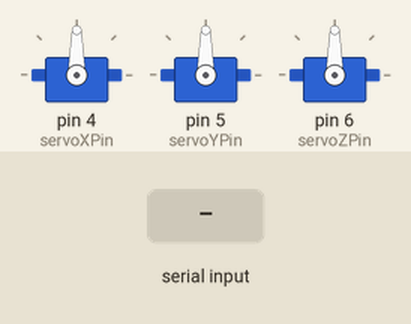
Simulated run of this sketch. Board: Arduino Uno, built with avr-gcc and run on an emulated ATmega328P. Shown: 3 × servo. The inputs (shaded band) are chosen by the test bench.

Above: at 1.2 s.
1.3 s: "0" received over the second serial link
At 2.5 s:
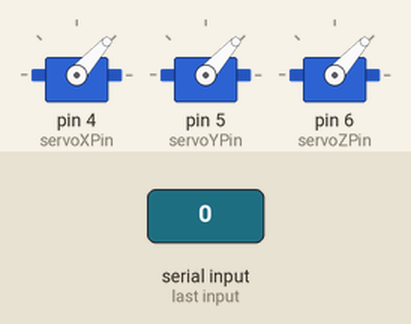
2.8 s: "x" received over the second serial link
At 3.6 s:
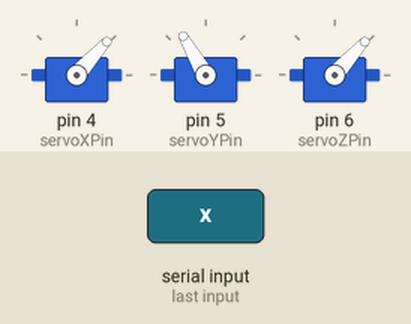
Timing chart, 0 to 5.8 s (numbered marks = the images above; inputs shaded):
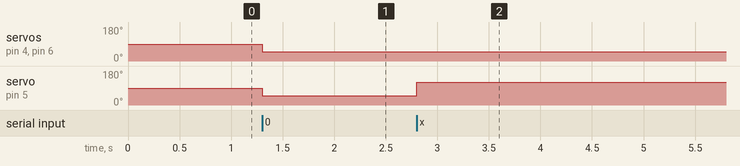

Measured:
- after the input at 1.3 s, servo on pin 4 (servoXPin), servo on pin 5 (servoYPin), servo on pin 6 (servoZPin): 90° → 48° at once
- after the input at 2.8 s, servo on pin 5 (servoYPin): 48° → 120° at once

The sketch:

042518_notes_receiveserial_potentiometer.ino
```cpp
#include <SoftwareSerial.h>
#include <Servo.h>

Servo servoX;  // create servo object to control an X axis servo
Servo servoY;
Servo servoZ;

int servoXPin = 4;  // what pins are our servos connected to
int servoYPin = 5;
int servoZPin = 6;

// which pins for RX and TX on arduino?
int rxPin = 2;
int txPin = 3;

// create a BT object u+sing rx and tx pins
SoftwareSerial bluetooth(rxPin, txPin); // RX, TX

// store incoming data
int inByte = 0;

void setup() {
  // set up both serials
  Serial.begin(9600);
  bluetooth.begin(9600);

  servoX.attach(servoXPin);
  servoY.attach(servoYPin);
  servoZ.attach(servoZPin);
}

void loop() {
//    while (bluetooth.available()) {
//      inByte = bluetooth.read();
//      Serial.println(inByte);
//    }
//
//  int pot1 = analogRead(0);
//  int map1 = map(pot1, 0, 1023, 0, 180);
//  int pot2 = analogRead(1);
//  int map2 = map(pot2, 0, 1023, 0, 180);
//  int pot3 = analogRead(2);
//  int map3 = map(pot3, 0, 1023, 0, 180);

  while (bluetooth.available()) {
    inByte = bluetooth.read();
//    Serial.println(inByte);
    if (inByte == 60) {
      servoZ.write(inByte);
    }
    if (inByte == 120) {
      servoY.write(inByte);
    }
    if (inByte == 180) {
      servoX.write(inByte);
    }
    if (inByte == '0') {
      servoX.write(inByte);
      servoY.write(inByte);
      servoZ.write(inByte);
    }
  }
}
```
